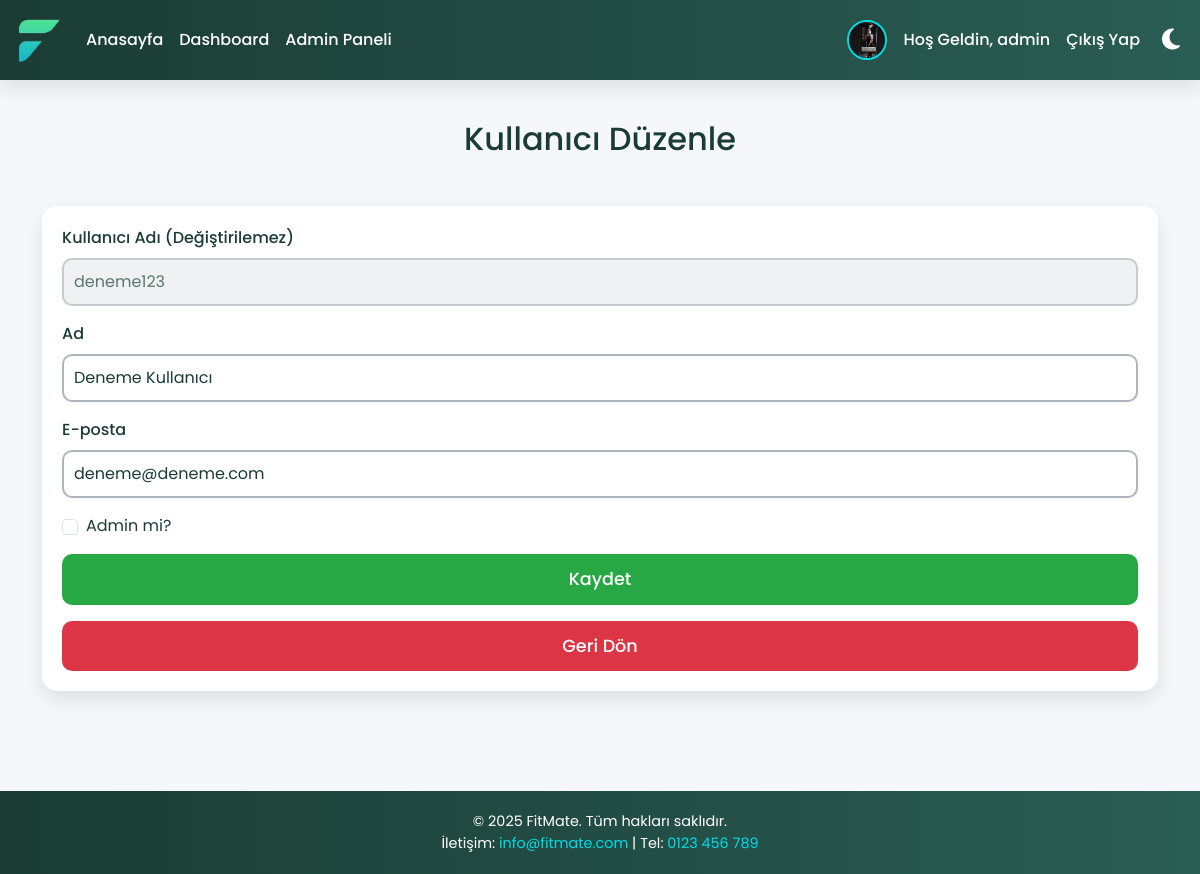
The app's page /edit_user.php?id=7 (signed in) with its own data.
### tables this page shows
CREATE TABLE IF NOT EXISTS `users` (
  `id` int NOT NULL AUTO_INCREMENT,
  `username` varchar(50) NOT NULL,
  `password` varchar(255) NOT NULL,
  `email` varchar(100) NOT NULL,
  `height` float NOT NULL,
  `weight` float NOT NULL,
  `bmi` float DEFAULT NULL,
  `fitness_goal` varchar(50) DEFAULT NULL,
  `experience_level` varchar(50) DEFAULT NULL,
  `preferred_exercises` varchar(50) DEFAULT NULL,
  `workout_days` int DEFAULT NULL,
  `workout_duration` int DEFAULT NULL,
  `target_weight` float DEFAULT NULL,
  `target_set_date` date DEFAULT NULL,
  `target_achieved_date` date DEFAULT NULL,
  `show_name_in_success` tinyint(1) DEFAULT '0',
  `show_username_in_success` tinyint(1) DEFAULT '0',
  `name` varchar(255) DEFAULT NULL,
  `is_admin` tinyint(1) DEFAULT '0',
  `is_banned` tinyint(1) DEFAULT '0',
  `profile_picture` varchar(255) DEFAULT 'images/default_profile.png',
  `last_login` datetime DEFAULT NULL,
  `created_at` datetime DEFAULT NULL,
  PRIMARY KEY (`id`),
  UNIQUE KEY `username` (`username`),
  UNIQUE KEY `email` (`email`)
);

### edit_user.php (the view, shortened to what this page needs)
<?php
$servername = "localhost";
$username = "root";
$password = "";
$dbname = "fitness_db";
$conn = new mysqli($servername, $username, $password, $dbname);
$logged_in_user = $_SESSION['username'];
$stmt = $conn->prepare("SELECT is_admin, profile_picture FROM users WHERE username = ?");
$stmt->bind_param("s", $logged_in_user);
$stmt->execute();
$result = $stmt->get_result();
$user = $result->fetch_assoc();
$profile_picture = $user['profile_picture'] ?? 'images/default_profile.png';
$user_id = $_GET['id'];
$stmt = $conn->prepare("SELECT id, username, name, email, is_admin FROM users WHERE id = ?");
$stmt->bind_param("i", $user_id);
$stmt->execute();
$result = $stmt->get_result();
$edit_user = $result->fetch_assoc();
?>
<!DOCTYPE html>
<html lang="tr">
<head>
    <link href="https://cdn.jsdelivr.net/npm/bootstrap@5.3.0/dist/css/bootstrap.min.css" rel="stylesheet">
    <link rel="stylesheet" href="https://cdnjs.cloudflare.com/ajax/libs/font-awesome/6.4.0/css/all.min.css">
    <link rel="stylesheet" href="css/styles.css">
</head>
<body>
    <nav class="navbar navbar-expand-lg navbar-dark">
        <div class="container-fluid">
            <a class="navbar-brand" href="index.php">
                <img src="images/logo2.png" alt="Fitness App Logo" class="navbar-logo">
            </a>
            <div class="d-flex align-items-center">
                <button class="nav-link btn theme-toggle" id="theme-toggle" title="Tema Değiştir">
                </button>
            </div>
            <div class="collapse navbar-collapse" id="navbarNav">
                <ul class="navbar-nav me-auto">
                    <li class="nav-item">
                        <a class="nav-link" href="index.php">Anasayfa</a>
                    </li>
                    <li class="nav-item">
                        <a class="nav-link" href="dashboard.php">Dashboard</a>
                    </li>
                    <li class="nav-item">
                        <a class="nav-link active" href="admin.php">Admin Paneli</a>
                    </li>
                </ul>
                <ul class="navbar-nav align-items-center">
                    <li class="nav-item d-flex align-items-center">
                        <img src="<?php echo htmlspecialchars($profile_picture); ?>" alt="Profil Resmi" class="profile-pic me-2">
                        <a class="nav-link" href="dashboard.php">Hoş Geldin, <?php echo htmlspecialchars($_SESSION['username']); ?></a>
                    </li>
                    <li class="nav-item">
                        <a class="nav-link" href="logout.php">Çıkış Yap</a>
                    </li>
                </ul>
            </div>
        </div>
    </nav>
    <div class="content">
        <section class="admin-section">
            <div class="container">
                <h2 class="text-center mb-5">Kullanıcı Düzenle</h2>
                <div class="admin-card">
                    <form method="POST">
                        <div class="mb-3">
                            <label for="username" class="form-label">Kullanıcı Adı (Değiştirilemez)</label>
                            <input type="text" class="form-control" id="username" value="<?php echo htmlspecialchars($edit_user['username']); ?>" disabled>
                        </div>
                        <div class="mb-3">
                            <label for="name" class="form-label">Ad</label>
                            <input type="text" class="form-control" id="name" name="name" value="<?php echo htmlspecialchars($edit_user['name'] ?? ''); ?>">
                        </div>
                        <div class="mb-3">
                            <label for="email" class="form-label">E-posta</label>
                            <input type="email" class="form-control" id="email" name="email" value="<?php echo htmlspecialchars($edit_user['email'] ?? ''); ?>">
                        </div>
                        <div class="mb-3 form-check">
                            <input type="checkbox" class="form-check-input" id="is_admin" name="is_admin" <?php echo $edit_user['is_admin'] ? 'checked' : ''; ?>>
                            <label class="form-check-label" for="is_admin">Admin mi?</label>
                        </div>
                        <button type="submit" class="btn btn-green w-100">Kaydet</button>
                        <a href="admin.php" class="btn btn-red w-100 mt-3">Geri Dön</a>
                    </form>
                </div>
            </div>
        </section>
    </div>
    <footer class="text-center">
        <div class="container">
            <p class="mb-0">© 2025 FitMate. Tüm hakları saklıdır.</p>
            <p class="mb-0">İletişim: <a href="mailto:info@fitmate.com">info@fitmate.com</a> | Tel: <a href="tel:0123456789">0123 456 789</a></p>
        </div>
    </footer>
</body>
</html>

### css/styles.css (style rules this page uses)
:root { --background-color: #f5f7fa; --text-color: #1a3c34; --card-bg: #fff; --navbar-bg: linear-gradient(90deg, #1a3c34 0%, #2a5d53 100%); --navbar-text: #fff; --footer-bg: linear-gradient(90deg, #1a3c34 0%, #2a5d53 100%); --footer-text: #fff; --primary-btn-bg: #00ddeb; --primary-btn-hover: #00b7c2; --green-btn-bg: #28a745; --green-btn-hover: #218838; --red-btn-bg: #dc3545; --red-btn-hover: #c82333; --shadow: 0 8px 20px rgba(0, 0, 0, 0.1); --section-bg-light: linear-gradient(135deg, #f5f7fa 0%, #c3cfe2 100%); --success-bg: linear-gradient(135deg, #d4edda 0%, #c3e6cb 100%); --feature-card-bg: linear-gradient(135deg, #e0f7fa 0%, #b2ebf2 100%); }
.form-label { font-weight: 500; color: var(--text-color); }
.form-control { border-radius: 10px; border: 2px solid #adb5bd; padding: 10px; background: var(--card-bg); color: var(--text-color); transition: border-color 0.3s ease, box-shadow 0.3s ease; }
.form-control, .form-select { border-radius: 10px; border: 2px solid #adb5bd; padding: 10px; background: var(--card-bg); color: var(--text-color); transition: border-color 0.3s ease, box-shadow 0.3s ease; }
.form-check-input { margin-top: 0.3rem; }
.form-check-label { color: var(--text-color); }
.btn-green { background: var(--green-btn-bg); color: #fff; border: none; padding: 12px; border-radius: 10px; transition: background 0.3s ease, transform 0.3s ease; }
.btn-red { background: var(--red-btn-bg); color: #fff; border: none; padding: 12px; border-radius: 10px; transition: background 0.3s ease, transform 0.3s ease; }
html, body { margin: 0; padding: 0; font-family: 'Poppins', sans-serif; background: var(--background-color); color: var(--text-color); min-height: 100vh; width: 100%; overflow-x: hidden; transition: background 0.3s ease, color 0.3s ease; }
body { display: flex; flex-direction: column; }
.content { flex: 1 0 auto; padding-bottom: 60px; width: 100%; }
.navbar { background: var(--navbar-bg); box-shadow: var(--shadow); padding: 10px 0; position: sticky; top: 0; z-index: 1000; }
.navbar-logo { height: 50px; width: auto; transition: transform 0.3s ease; }
.nav-link { color: var(--navbar-text) !important; font-weight: 500; padding-left: 10px; transition: color 0.3s ease; }
.theme-toggle { background: none; border: none; font-size: 2.5rem; color: var(--navbar-text); margin-left: 90px; }
@media (min-width: 992px) { .theme-toggle { position: absolute; right: 20px; top: 50%; transform: translateY(-50%); margin-left: 40px; font-size: 1.5rem; } }
@media (min-width: 992px) { .navbar-nav .nav-item:last-child .nav-link { margin-right: 40px; } }
.btn-green { background: var(--green-btn-bg); color: #fff !important; border: none; padding: 12px 30px; font-size: 1.1rem; font-weight: 500; border-radius: 50px; transition: background 0.3s ease, transform 0.3s ease; }
.btn-red { background: var(--red-btn-bg); color: #fff !important; border: none; padding: 12px 30px; font-size: 1.1rem; font-weight: 500; border-radius: 50px; transition: background 0.3s ease, transform 0.3s ease; text-decoration: none; display: inline-block; }
.admin-section { padding: 40px 0; }
.admin-card { border: none; border-radius: 15px; box-shadow: var(--shadow); background: var(--card-bg); padding: 20px; }
.form-control:disabled { background: #e9ecef; opacity: 0.7; }
footer { flex-shrink: 0; width: 100%; background: var(--footer-bg); color: var(--footer-text); padding: 20px 0; font-size: 0.9rem; }
footer a { color: var(--primary-btn-bg); text-decoration: none; }
.profile-pic { width: 40px; height: 40px; border-radius: 50%; object-fit: cover; border: 2px solid var(--primary-btn-bg); transition: transform 0.3s ease; }

### records on screen
users: profile_picture (picture)
users: username "deneme123", name "Deneme Kullanıcı", email "deneme@deneme.com"

### other values on screen
$_SESSION['username'] "admin"
